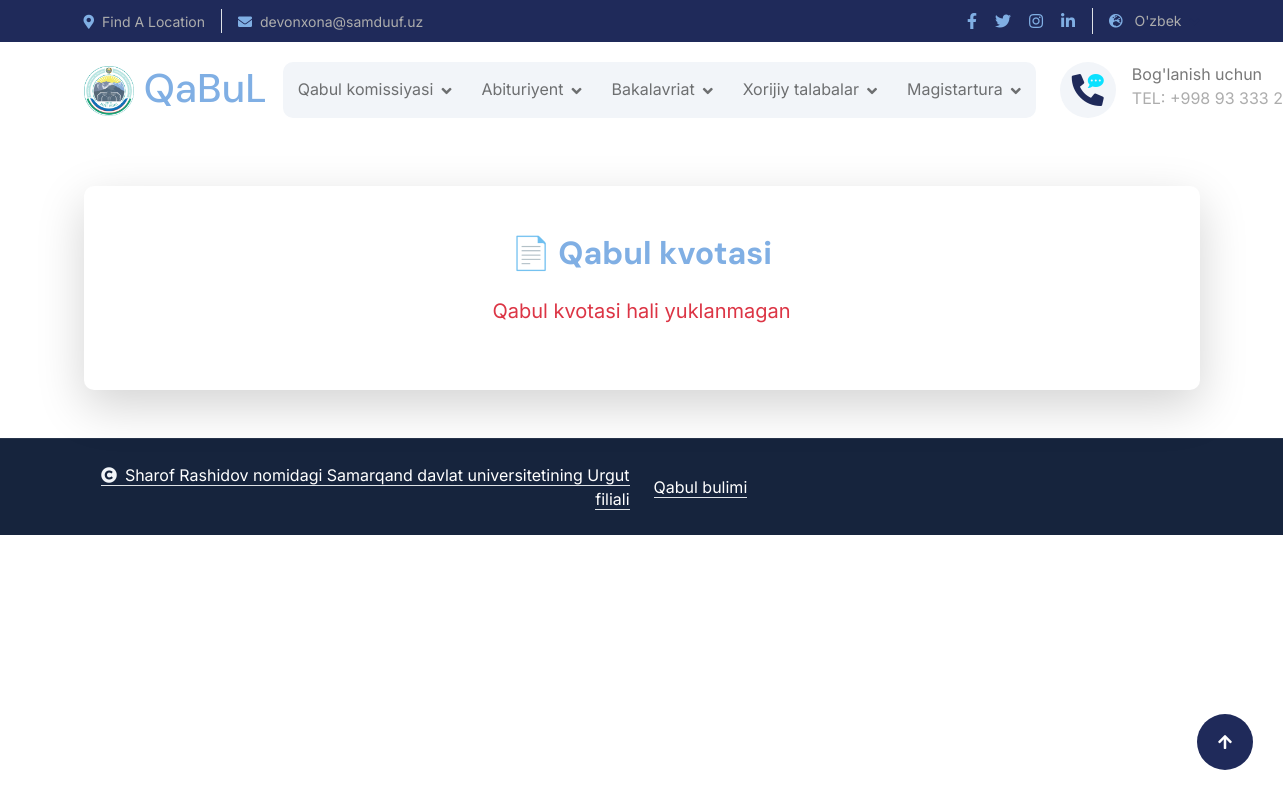
Before: /qabul_kvotasi/ with the older database file.
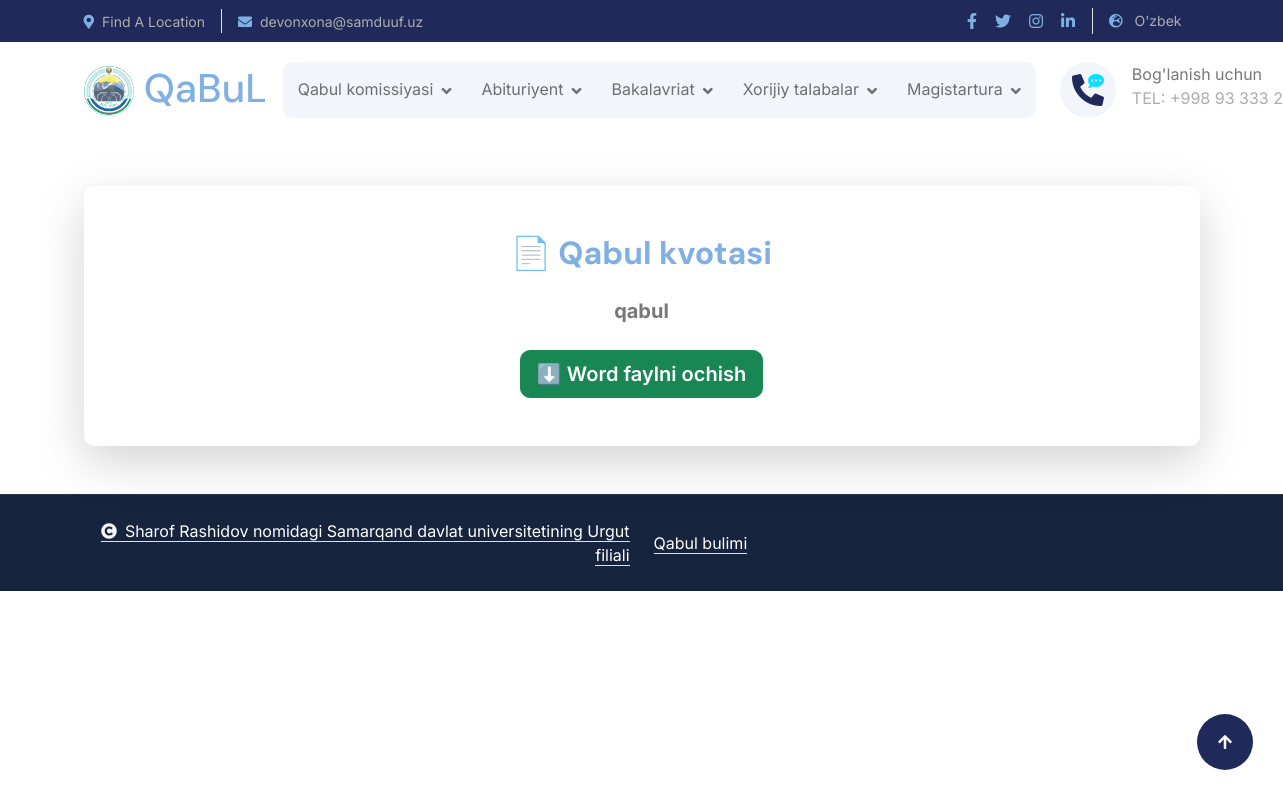
After: the same page with the newer database file.
### Abituriyent/models.py (models this page shows, shortened)
class QabulKvotasi(models.Model):
    title = models.CharField(max_length=255, verbose_name="Sarlavha")
    file = models.FileField(upload_to='qabul_kvotasi/', verbose_name="Word fayl")
    created_at = models.DateTimeField(auto_now_add=True)
    class Meta:
        verbose_name = "Qabul kvotasi"
        verbose_name_plural = "Qabul kvotalari"

### Abituriyent/views.py (the view)
# urls.py: path('qabul_kvotasi/', qabul_kvotasi, name='qabul_kvotasi'),
def qabul_kvotasi(request):
    kvota = QabulKvotasi.objects.last()
    return render(request, 'qabul_kvotasi.html', {'kvota': kvota})

### templates/qabul_kvotasi.html
{% extends "index.html" %}
{% load static %}
{% block content %}
<div>
<div class="container my-5">
    <div class="card shadow-lg border-0">
        <div class="card-body text-center p-5">
            <h2 class="mb-4 text-primary fw-bold">
                📄 Qabul kvotasi
            </h2>
            {% if kvota %}
                <p class="fs-5 mb-4">
                    <strong>{{ kvota.title }}</strong>
                </p>
                <a href="{{ kvota.file.url }}"
                   class="btn btn-lg btn-success"
                   target="_blank">
                    ⬇️ Word faylni ochish
                </a>
            {% else %}
                <p class="text-danger fs-5">
                    Qabul kvotasi hali yuklanmagan
                </p>
            {% endif %}
        </div>
    </div>
</div>
</div>
{% endblock %}

Changed rows visible on the page:
added QabulKvotasi: title "qabul"
Other visible differences:
text no longer shown: "Qabul kvotasi hali yuklanmagan"
text now shown: "⬇️ Word faylni ochish"
